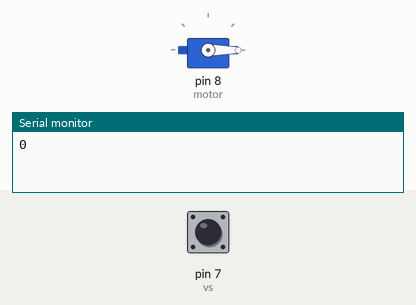
A sketch run on a simulated Arduino Uno, built with avr-gcc and run on an emulated ATmega328P. Parts: servo, the last lines printed to the serial monitor. Inputs (shaded band) come from the test bench; at power-on: pin 7 (vs) LOW.

Above: at 1.2 s.
1.3 s: pin 7 (vs) pulsed HIGH 2 times (0.12 s each, 0.3 s apart)
At 2.7 s:
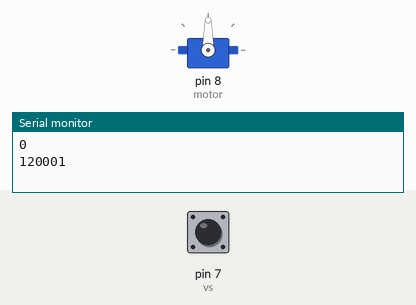
Timing chart, 0 to 9.0 s (numbered marks = the images above; inputs shaded):
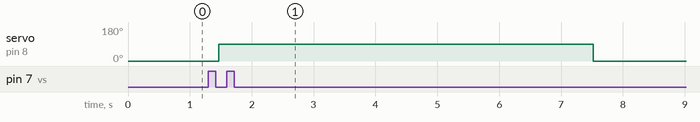

Measured:
- after the input at 1.3 s, servo on pin 8 (motor): 0° → 90° after 0.17 s, → 0° 6.1 s later

The sketch:

Vibration_Sensing.ino
```cpp
#include<Servo.h>

Servo servo1;

int motor = 8;
int vs =7;

void setup(){
  servo1.attach(8);
  pinMode(motor, OUTPUT);
  pinMode(vs, INPUT);
  servo1.write(0);
  Serial.begin(9600);

}
void loop(){
  long measurement =vibration();
  delay(50);
  Serial.println(measurement);
  if (measurement > 50){
    servo1.write(90);
    delay(5000);
  }
  else{
    servo1.write(0);
  }
}

long vibration(){
  long measurement=pulseIn (vs, HIGH);
  return measurement;
}
```
